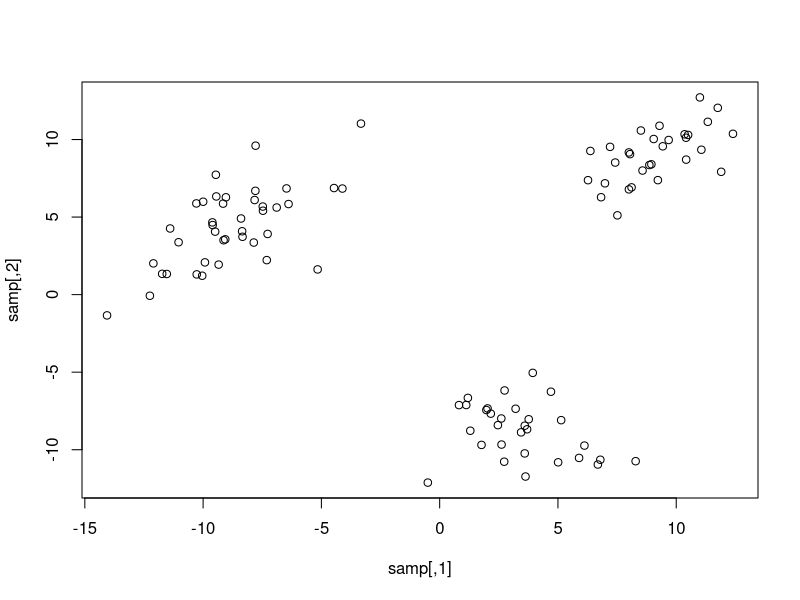

The R source for this figure: (Note: this script raises an error after producing the figure.)


## simulate three groups of multivariate normal sample, each with different cov matrix:

  library(MASS)

  mu1 = c(9,9)
  mu2 = c(4,-9)
  mu3 = c(-9,4)

  nvec = c(30,30,40)
  n = sum(nvec)

  sigma1 = matrix(c(2,1,1,2),nrow=2)
  sigma2 = matrix(c(4,-1,-1,3),nrow=2)
  sigma3 = matrix(c(5,3,3,5),nrow=2)

  s1 = mvrnorm(nvec[1], mu1, sigma1)
  s2 = mvrnorm(nvec[2], mu2, sigma2)
  s3 = mvrnorm(nvec[3], mu3, sigma3)

  # membership matrix:
  temp = c(rep(c(1,0,0),30),rep(c(0,1,0),30),rep(c(0,0,1),40))
  z = matrix(temp, nrow=n, byrow=TRUE)

  samp = rbind(s1,s2,s3)
  plot(samp) # very few overlaps between groups



#-------------------------------------------------------------------------------------#


## run EM on the second dataset:
  ME.VVV(samp, z)

## compare with meEEE() from MCLUST
  library(mclust)
  meVVV(samp, z) # same results here
